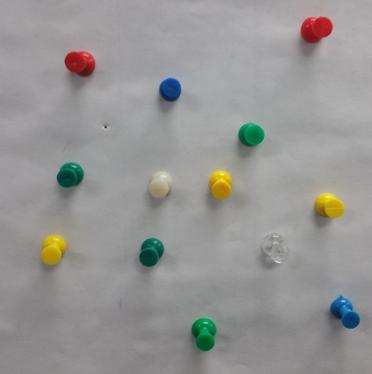
%> input picture TestImgResized.jpg, 372 x 374 px
$ octave Color_segmentation.m   (GNU Octave 9; MATLAB toolbox functions it lacks are replaced by stand-ins)
%> lines starting %> are read from the running program, lines starting %| are printed output that depends on the picture; in (x1, y1, x2, y2) boxes, pixels count from 0 and x2, y2 are one past the last pixel; in counts of white or black regions, pixels touching at a corner belong together; the program's own positions count from 1
close all;
clc
% Load the image
I = imread('TestImgResized.jpg');
%> I is the input picture: size 374x372x3 uint8; mean R, G, B 150.4, 149.8, 148.3
% figure; imshow(I);
%% Segmentation of objects based on edge detection and kmeans clustering
% Sharpen the image so that the edges are highlighted in the image
Isharp = imsharpen(I);
% Convert to gray-scale
Igray = rgb2gray(Isharp);
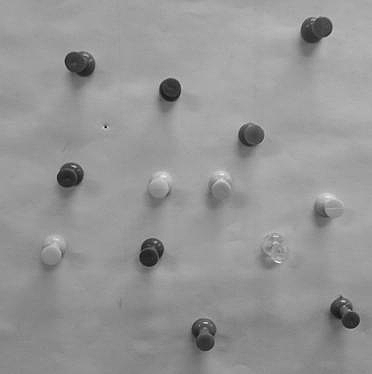
%> Igray: size 374x372 uint8; min 0, max 255, mean 149.8
% Find the edges
Iedge = edge(Igray); % Output of edge() is a Binary image
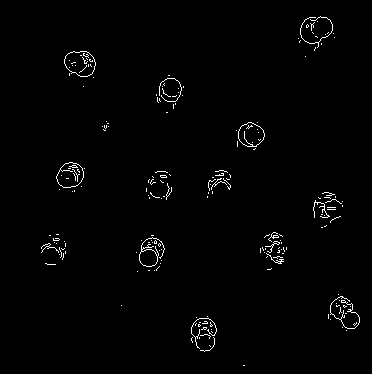
%> Iedge: size 374x372 logical; 1.3% white in thin lines or dots, all inside (x1, y1, x2, y2) = (41, 16, 360, 366)
% figure; imshow(Iedge);

% Find the properties of connected components (objects) in the binary image
stats = regionprops('table',Iedge,'Centroid','Area');
%> stats = 201 regions; largest, Area and Centroid: 126 [345.6 312.1], 125 [151.8 251.8], 97 [316.5 30.1], 88 [250.7 136.4], 85 [70.3 175.4]
% % Get the centers and radii of the objects
% centers = stats.Centroid(:,1:2);
% radii = sqrt(stats.Area./pi);
% figure; imshow(I);
% % Plot the circles
% hold on
% viscircles(centers,radii);
% hold off

% Use k-means to form clusters from the isolated regions
nObjects = 13; % Number of objects to detect
[~,C] = kmeans(stats.Centroid,nObjects,'Replicates',5);
%> C = 13 rows, first 12: [316.8 36.59; 151.2 256.2; 81.66 66.14; 275.2 249.6; 170.4 94.73; 251.9 135.8; 83.67 162; 206.8 332.6; 330 208.8; 342.1 312.7; 157.9 187; 58.77 247.6]
rObject = 15; % Radius of object
% [6 lines of commented-out code are left out]

RedObject = []; GreenObject = []; BlueObject = []; YellowObject = []; WhiteObject = [];
threshold = 100;
% Detect the color
for i = 1 : nObjects
    % Find the red, blue, green component for each cluster
    IObject = imcrop(Isharp,[C(i,1)-rObject,C(i,2)-rObject,2*rObject,2*rObject]);
    %figure; imshow(IObject);
    % Find the dominant component
    RGB = sum(sum(IObject))/(size(IObject,1)*size(IObject,2));
    if (RGB(1) > threshold && RGB(1) > RGB(2) && RGB(1) > RGB(3))
        if (RGB(2) < threshold)
            % Red Object
            RedObject = [RedObject; C(i,:)];
        elseif (RGB(3) < threshold)
            % Yellow Object
            YellowObject = [YellowObject; C(i,:)];
        else
            % White/Transparent Object
            WhiteObject = [WhiteObject; C(i,:)];
        end
    elseif (RGB(2) > threshold && RGB(2) > RGB(1) && RGB(2) > RGB(3))
        % Green Object
        GreenObject = [GreenObject; C(i,:)];
    elseif (RGB(3) > threshold && RGB(3) > RGB(1) && RGB(3) > RGB(2))
        % Blue Object
        BlueObject = [BlueObject; C(i,:)];
    end
end
%> this loop made 13 passes
%> (RGB, GreenObject) on passes 2, 6, 7, 8: ([67.09 104.2 97.57], [151.2 256.2]), ([75.62 133.7 110], [151.2 256.2; 251.9 135.8]), ([124.6 144.1 140.5], [151.2 256.2; 251.9 135.8; 83.67 162]), ([51.55 118.6 85.75], [151.2 256.2; 251.9 135.8; 83.67 162; 206.8 332.6])
%> (RGB, YellowObject) on passes 9, 12, 13: ([169.5 150.9 69.82], [330 208.8]), ([172 154.3 69.5], [330 208.8; 58.77 247.6]), ([174.7 151.6 74.77], [330 208.8; 58.77 247.6; 217.9 183.6])
%> pass 1, `IObject = imcrop(Isharp,[C(i,1)-rObject,C(i,2)-rObject,2*rObject,2*rOb..`:
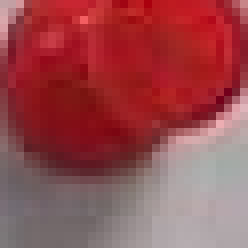
%> IObject: size 31x31x3 uint8 (shown 8 times larger); mean R, G, B 151.8, 74.3, 78.7
%> pass 2, `IObject = imcrop(Isharp,[C(i,1)-rObject,C(i,2)-rObject,2*rObject,2*rOb..`:
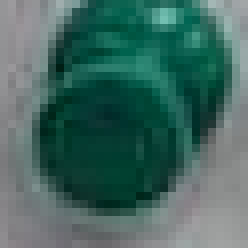
%> IObject: size 31x31x3 uint8 (shown 8 times larger); mean R, G, B 67.1, 104.2, 97.6
%> pass 3, `IObject = imcrop(Isharp,[C(i,1)-rObject,C(i,2)-rObject,2*rObject,2*rOb..`:
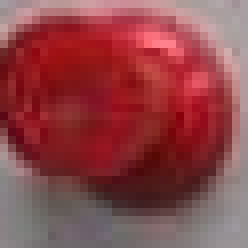
%> IObject: size 31x31x3 uint8 (shown 8 times larger); mean R, G, B 141.9, 69.7, 73.7
% Display the objects
fprintf("Number of red pins: %d\n", size(RedObject,1));
%| Number of red pins: 2
fprintf("Number of green pins: %d\n", size(GreenObject,1));
%| Number of green pins: 4
fprintf("Number of blue pins: %d\n", size(BlueObject,1));
%| Number of blue pins: 2
fprintf("Number of yellow pins: %d\n", size(YellowObject,1));
%| Number of yellow pins: 3
fprintf("Number of white or transparent pins: %d\n", size(WhiteObject,1));
%| Number of white or transparent pins: 1
figure; imshow(I);
hold on
for i = 1 : size(RedObject,1)
    viscircles(RedObject(i,:),rObject,'Color','r');
end
%> this loop made 2 passes
for i = 1 : size(GreenObject,1)
    viscircles(GreenObject(i,:),rObject,'Color','g');
end
%> this loop made 4 passes
for i = 1 : size(BlueObject,1)
    viscircles(BlueObject(i,:),rObject,'Color','b');
end
for i = 1 : size(YellowObject,1)
    viscircles(YellowObject(i,:),rObject,'Color','y');
end
%> this loop made 3 passes
for i = 1 : size(WhiteObject,1)
    viscircles(WhiteObject(i,:),rObject,'Color','w');
end
%> this loop made 1 pass
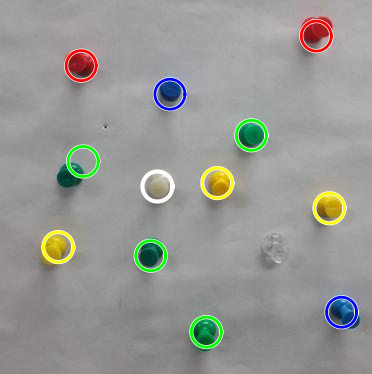
%> figure redrawn from the program's plot data

$ run again, with kmeans.png saved as TestImgResized.jpg
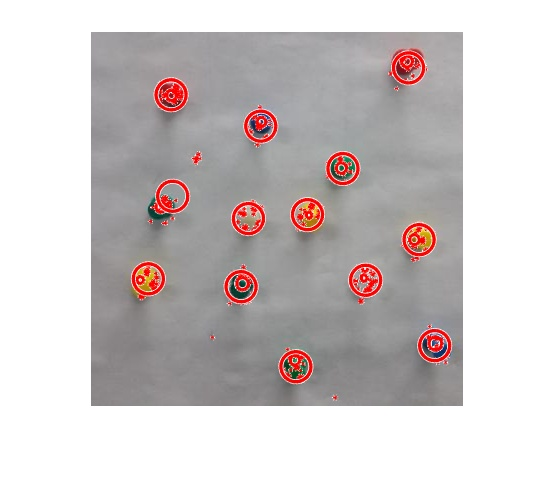
%> input picture kmeans.png, 556 x 487 px
%> I is the input picture: size 487x556x3 uint8; mean R, G, B 205.6, 199.2, 199.1
%> `Iedge = edge(Igray);`:
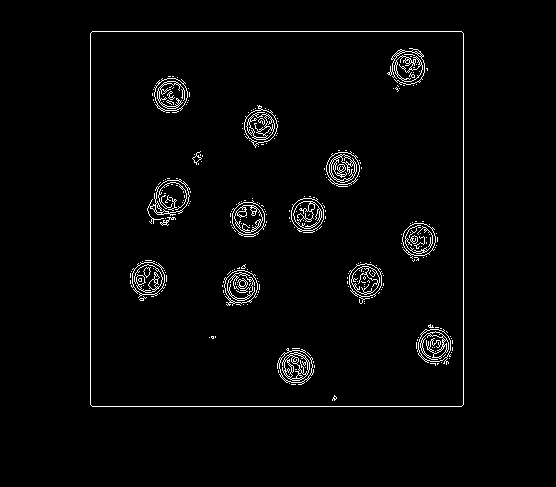
%> Iedge: size 487x556 logical; 2.5% white in thin lines or dots, all inside (x1, y1, x2, y2) = (90, 31, 464, 407)
%> stats = 286 regions; largest, Area and Centroid: 1488 [277.5 219.5], 275 [343.2 169], 266 [296.5 367.1], 239 [435.3 346], 224 [165.8 203.8]
%> C = 13 rows, first 12: [308.9 213.2; 438.9 346; 420.4 240.1; 302.3 370.4; 409.9 75.31; 171.7 94.89; 261.7 126.6; 366.6 280.8; 239.1 290.4; 180.1 188.1; 150.5 278.8; 249.7 215]
%> the loop `for i = 1 : nObjects` made 13 passes
%> (RGB, RedObject) on passes 2 to 5: ([168.4 83.71 94.63], [438.9 346]), ([210 97.37 70.62], [438.9 346; 420.4 240.1]), ([161.7 92.8 84.23], [438.9 346; 420.4 240.1; 302.3 370.4]), ([187.3 93.12 95.95], [438.9 346; 420.4 240.1; 302.3 370.4; 409.9 75.31])
%> after the loop `for i = 1 : nObjects`: RedObject = [438.9 346; 420.4 240.1; 302.3 370.4; 409.9 75.31; 171.7 94.89; 261.7 126.6; 366.6 280.8; 239.1 290.4; 150.5 278.8]
%| Number of red pins: 9
%| Number of green pins: 0
%| Number of blue pins: 0
%| Number of yellow pins: 2
%| Number of white or transparent pins: 2
%> the loop `for i = 1 : size(RedObject,1)` made 9 passes
%> the loop `for i = 1 : size(YellowObject,1)` made 2 passes
%> the loop `for i = 1 : size(WhiteObject,1)` made 2 passes
%> after the loop `for i = 1 : size(WhiteObject,1)`:
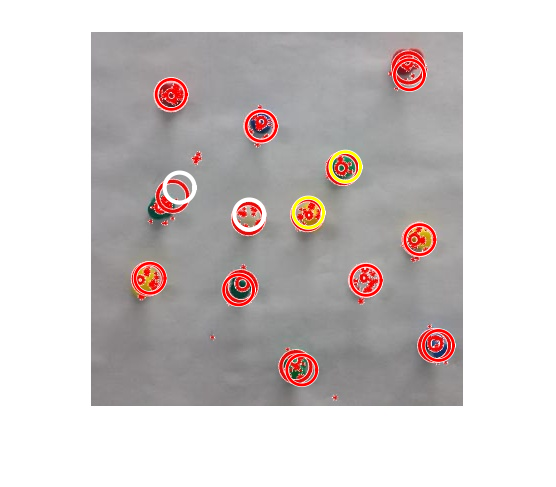
%> figure redrawn from the program's plot data
